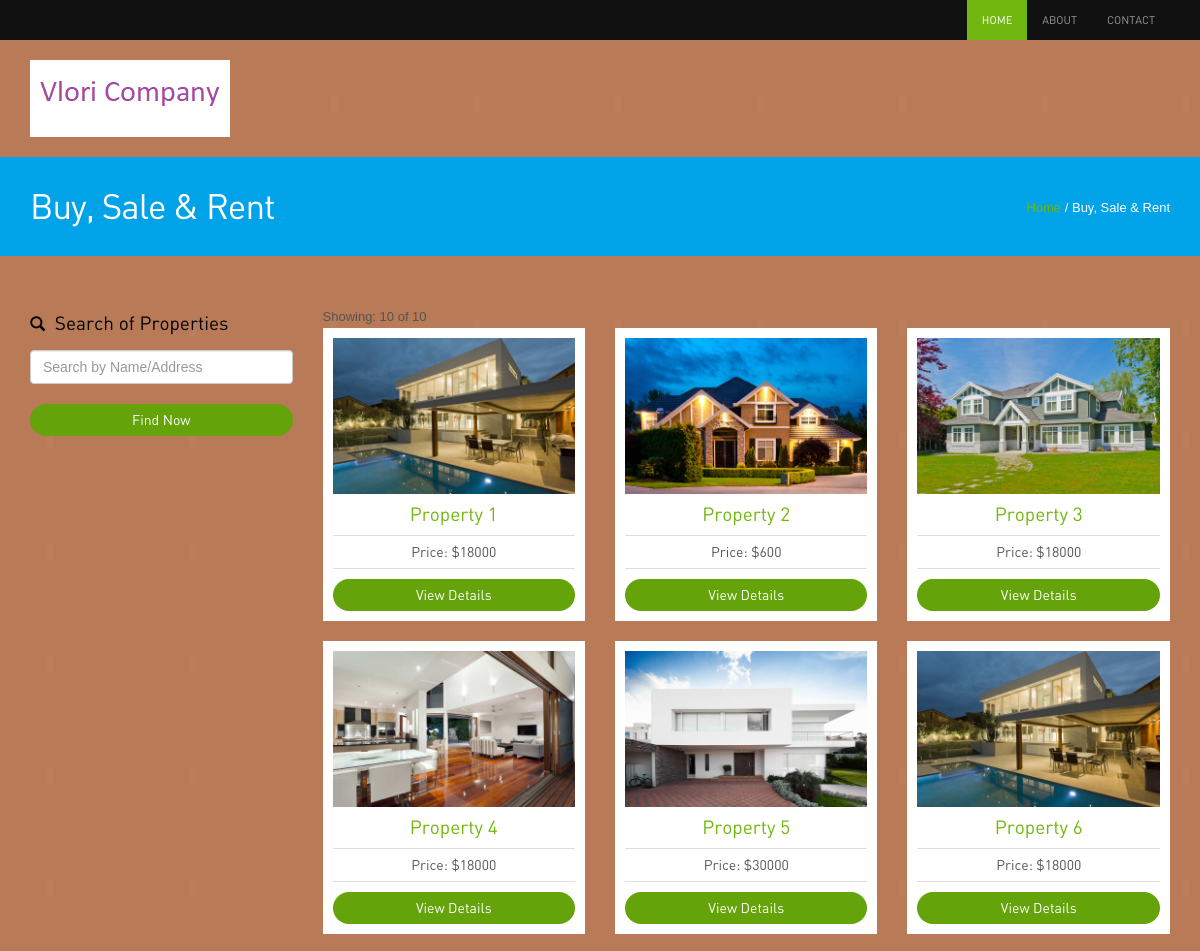
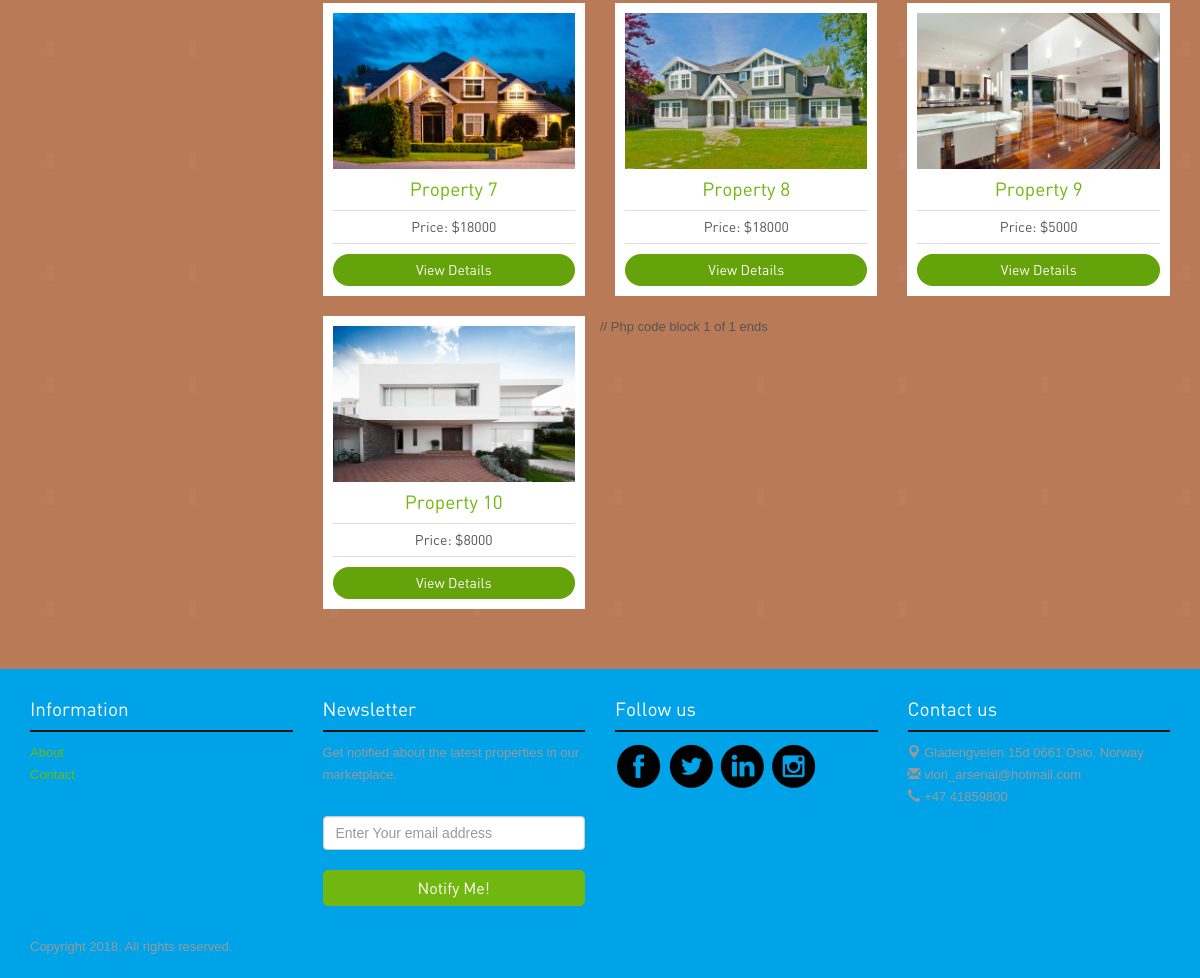
The page /views/index.php on the database its author committed (2 pictures, top to bottom).
### tables this page shows
CREATE TABLE `real_estate` (
  `id` int(11) NOT NULL,
  `name` varchar(50) NOT NULL,
  `monthly_charges` float NOT NULL,
  `images` text NOT NULL,
  `address` varchar(50) NOT NULL,
  `access` varchar(50) NOT NULL,
  `floor_space` float NOT NULL,
  `utility` varchar(50) NOT NULL,
  `description` text NOT NULL
);

### src/Classes/Model/Database.php (called while the page is built, shortened)
<?php
class Database
{
    public $host = "localhost";
    public $dbname = "real_estate";
    public $user = "root";
    public $password = "mysql";
    public function __construct()
    {
        try {
            $this->databaseHandler = new PDO("mysql:host=$this->host;dbname=$this->dbname", $this->user, $this->password);
        }
        catch(PDOException $error){
            echo $error->getMessage();
        }
    }
}

### src/Classes/RealEstate/RealEstate.php (called while the page is built, shortened)
<?php
class RealEstate extends Database
{
    public function index(){
        $sql = "SELECT * FROM real_estate";
        $statementHandler = $this->databaseHandler->query($sql);
        $statementHandler->setFetchMode(PDO::FETCH_OBJ);
        return $statementHandler->fetchAll();
    }
}

### views/index.php (the view, shortened to what this page needs)
<?php include'header.php';?>
<div class="inside-banner">
  <div class="container">
    <span class="pull-right"><a href="index.php">Home</a> / Buy, Sale & Rent</span>
    <h2>Buy, Sale & Rent</h2>
</div>
</div>
<div class="container">
<div class="properties-listing spacer">
<div class="row">
<div class="col-lg-3 col-sm-4 ">
  <div class="search-form">
    <h4><span class="glyphicon glyphicon-search"></span> Search of Properties</h4>
		<form action="search-result.php" method="get" class="form form-group">
            <input type="text" class="form-control" name="search" placeholder="Search by Name/Address">
            <button class="btn btn-primary">Find Now</button>
		</form>
  </div>
</div>
<div class="col-lg-9 col-sm-8">
<div class="sortby clearfix">
<div class="pull-left result">Showing: 10 of 10 </div>
</div>
<div class="row">
    <?php
    $real_estate = new RealEstate();
    $allData = $real_estate->index();
    foreach ($allData as $oneData){
        $image = explode(",",$oneData->images);
    ?>
      <div class="col-lg-4 col-sm-6">
      <div class="properties">
        <div class="image-holder"><img src="../resources/images/properties/<?php echo $image[0];?>" class="img-responsive" alt="properties">
        </div>
        <h4><a href="property-detail.php?id=<?php echo $oneData->id;?>"><?php echo $oneData->name;?></a></h4>
        <p class="price">Price: $<?php echo $oneData->monthly_charges;?></p>
        <a class="btn btn-primary" href="property-detail.php?id=<?php echo $oneData->id;?>">View Details</a>
      </div>
      </div>
    <?php } ?>
    // Php code block 1 of 1 ends
</div>
</div>
</div>
</div>
</div>
<?php include'footer.php';?>

### views/header.php (shortened to what this page needs)
<!DOCTYPE html>
<html lang="en">
<head>
 	<link rel="stylesheet" href="../resources/assets/bootstrap/css/bootstrap.css" />
  <link rel="stylesheet" href="../resources/assets/style.css"/>
<link rel="stylesheet" href="../resources/assets/owl-carousel/owl.carousel.css">
<link rel="stylesheet" href="../resources/assets/owl-carousel/owl.theme.css">
    <link rel="stylesheet" type="text/css" href="../resources/assets/slitslider/css/style.css" />
    <link rel="stylesheet" type="text/css" href="../resources/assets/slitslider/css/custom.css" />
</head>
<body>
<div class="navbar-wrapper">
        <div class="navbar-inverse" role="navigation">
          <div class="container">
            <div class="navbar-collapse  collapse">
              <ul class="nav navbar-nav navbar-right">
               <li class="active"><a href="index.php">Home</a></li>
                <li><a href="about.php">About</a></li>
                <li><a href="contact.php">Contact</a></li>
              </ul>
            </div>
          </div>
        </div>
    </div>
<div class="container">
<div class="header">
<a href="index.php"><img src="../resources/images/logo.png" alt="Realestate"></a>
</div>
</div>

### views/footer.php (shortened to what this page needs)
<div class="footer">
<div class="container">
<div class="row">
            <div class="col-lg-3 col-sm-3">
                   <h4>Information</h4>
                   <ul class="row">
                <li class="col-lg-12 col-sm-12 col-xs-3"><a href="about.php">About</a></li>
                <li class="col-lg-12 col-sm-12 col-xs-3"><a href="contact.php">Contact</a></li>
              </ul>
            </div>
            <div class="col-lg-3 col-sm-3">
                    <h4>Newsletter</h4>
                    <p>Get notified about the latest properties in our marketplace.</p>
                    <form class="form-inline" role="form">
                            <input type="text" placeholder="Enter Your email address" class="form-control">
                                <button class="btn btn-success" type="button">Notify Me!</button></form>
            </div>
            <div class="col-lg-3 col-sm-3">
                    <h4>Follow us</h4>
                    <a href="#"><img src="../resources/images/facebook.png" alt="facebook"></a>
                    <a href="#"><img src="../resources/images/twitter.png" alt="twitter"></a>
                    <a href="#"><img src="../resources/images/linkedin.png" alt="linkedin"></a>
                    <a href="#"><img src="../resources/images/instagram.png" alt="instagram"></a>
            </div>
             <div class="col-lg-3 col-sm-3">
                    <h4>Contact us</h4>
<span class="glyphicon glyphicon-map-marker"></span> Gladengveien 15d 0661 Oslo, Norway <br>
<span class="glyphicon glyphicon-envelope"></span> vlori_arsenal@hotmail.com<br>
<span class="glyphicon glyphicon-earphone"></span> +47 41859800</p>
            </div>
        </div>
<p class="copyright">Copyright 2018. All rights reserved.	</p>
</div></div>
</body>
</html>

### resources/assets/style.css (style rules this page uses)
body { color:#555; font:normal 13px/22px Arial; background:url(../images/bgmain.png) #eee; }
h1,h2,h3,h4,h5 { font-weight:normal; font-family: din;margin: 0;padding: 0;color: #000 }
h2 { font-size: 35px; letter-spacing: -1px;margin-bottom: 20px; }
h4 { margin: 10px 0; font-size: 19px; }
h4 span { margin-right: 5px; font-size: 15px; }
p { margin-bottom: 30px; }
a { color:#72b70f; text-decoration:none;outline: none; }
.spacer { margin-top: 40px;margin-bottom:40px; }
select,input { outline: 0; margin-bottom: 20px; }
.btn { border-radius: 5px; font-family: din; outline: none; }
.btn-success { background: #72b70f;border:1px solid #72b70f;padding:6px 20px; font-size:16px; width: 100%; }
.btn-primary { background: #64a30a;border:none;width: 100%;border-radius: 20px; }
.header { padding: 20px 0; }
.navbar-inverse { background-color: #111; }
.navbar-inverse .navbar-nav > li > a { font-size: 11px;padding-top: 10px;padding-bottom: 10px;font-family: din;text-transform: uppercase; }
.navbar-inverse .navbar-nav > .active > a, .navbar-inverse .navbar-nav > .active > a:hover, .navbar-inverse .navbar-nav > .active > a:focus { background-color: #72b70f; }
.properties-listing div.properties { padding: 10px; background-color: #fff;text-align: center; margin-bottom: 20px; }
.properties-listing div.properties .image-holder { position: relative; }
.properties-listing div.properties p { margin-bottom: 10px; font-size: 14px;border-top: 1px solid #ddd;border-bottom: 1px solid #ddd;padding: 5px 0;font-family: din; }
.inside-banner { background:url(../images/bginside.jpg) #222;color: #fff; padding: 30px 0; }
.inside-banner h2 { margin: 0; color: #fff; }
.inside-banner span { margin-top: 10px; }
.search-form { margin-bottom: 50px; }
.search-form h4 { margin: 17px 0; }
.sortby .result { margin-top: 10px; }
.footer { background:url(../images/bg.jpg) #222; padding: 20px 0; color: #999; }
.footer h4 { color: #fff;border-bottom: 2px solid #131313;margin-bottom: 10px;padding-bottom: 10px; }
.footer ul { list-style: none;padding: 0; }
.footer p.copyright { margin: 30px 0 0 0; }

### rows shown on the page
real_estate: name "Property 1", monthly_charges "18000"
real_estate: name "Property 2", monthly_charges "600"
real_estate: name "Property 3", monthly_charges "18000"
real_estate: name "Property 4", monthly_charges "18000"
real_estate: name "Property 5", monthly_charges "30000"
real_estate: name "Property 6", monthly_charges "18000"
real_estate: name "Property 7", monthly_charges "18000"
real_estate: name "Property 8", monthly_charges "18000"
real_estate: name "Property 9", monthly_charges "5000"
real_estate: name "Property 10", monthly_charges "8000"
